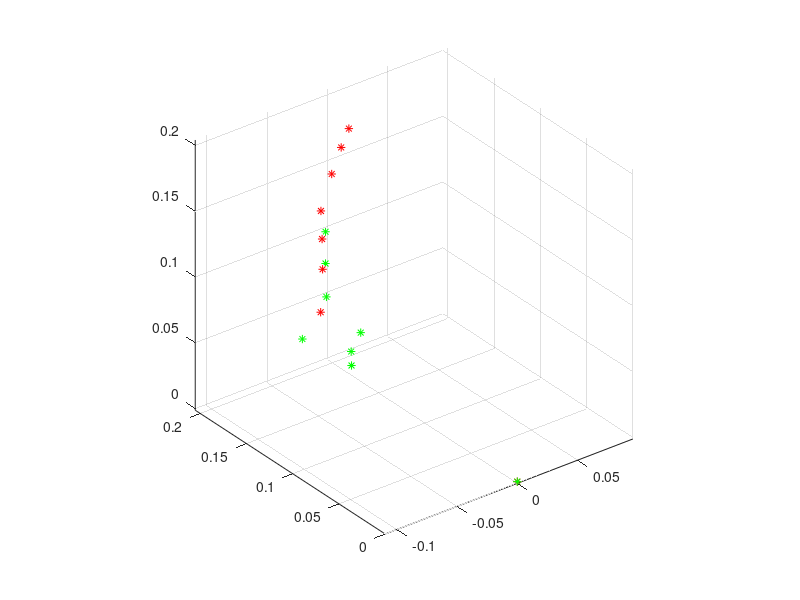
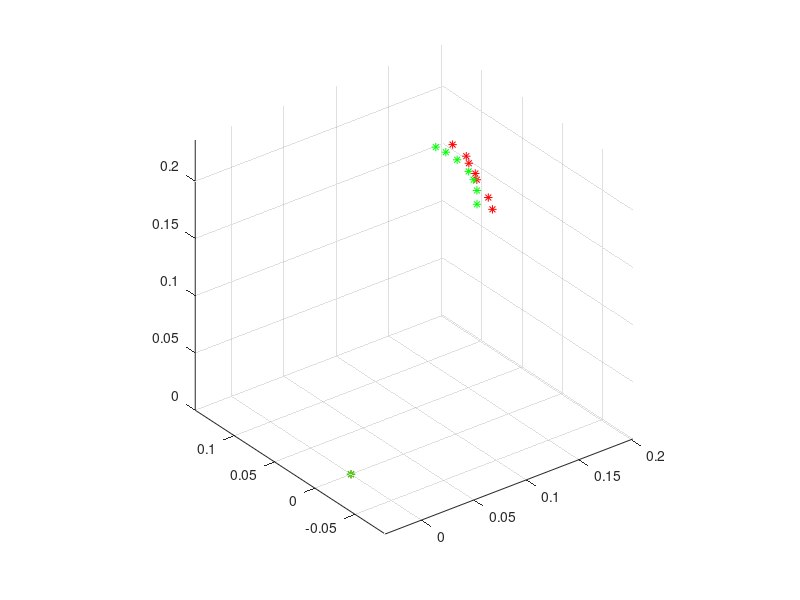
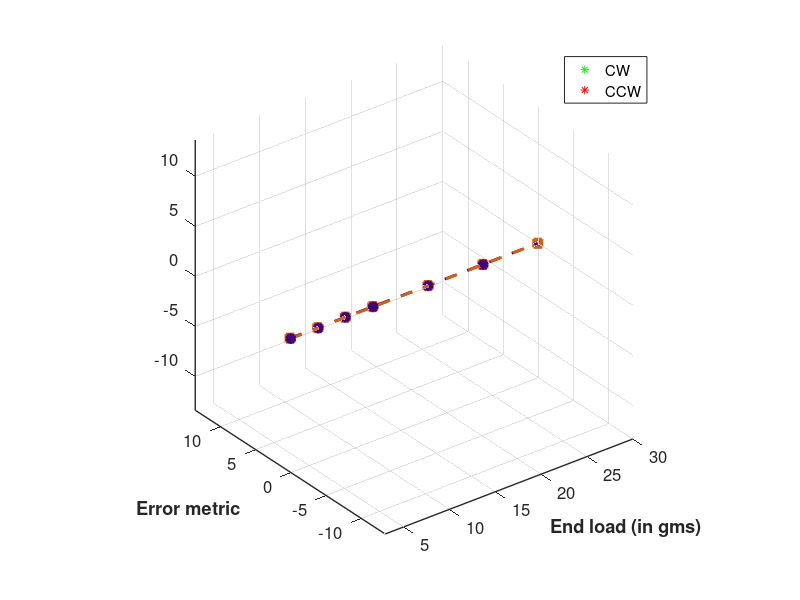

Reproduce these figures in MATLAB, in order. (Note: this script raises an error after producing the figures.)
%% plots for validation of BR2


%%
points23_0_exp = [0	0	0;
-0.0306024	0.1727272	0.0604365;-0.0244633	0.178634	0.088206;
-0.0227	0.1814789	0.1092783;-0.024343	0.1805933	0.1316017;
-0.0223002	0.1716121	0.1630818; -0.0205506	0.1636444	0.1863054;
-0.0189271	0.1574462	0.2028834];

plot3(points23_0_exp(:,1),points23_0_exp(:,2),points23_0_exp(:,3),'r*');
axis equal
grid on


points23_0_ana = [0 0 0;
                    .0041 -.1846 .0023;
                    .0066 -.1882 .0104;
                    .0168 -.1912 .0198;
                    -.0303 -.1929 .0307;
                    -.0042 -.2009 .0499;
                    -.0022 -.2045 .0729;
                    -.0015 -.2054 .0964];
                
hold on
plot3(points23_0_ana(:,1),-points23_0_ana(:,2),points23_0_ana(:,3),'g*');
axis equal
grid on

%%
figure
points23_15_exp = [0	0	0;
-0.1630855	0.0368062	0.1571631
-0.1583602	0.0358095	0.169612
-0.1538051	0.0441118	0.1829482
-0.1420859	0.0307518	0.1985911
-0.1337587	0.0279139	0.2117862
-0.1285504	0.0243064	0.2214444
-0.1202316	0.0304545	0.2316724
];

plot3(abs(points23_15_exp(:,1)),abs(points23_15_exp(:,2)),abs(points23_15_exp(:,3)),'r*');
axis equal
grid on


points23_15_ana = [0 0 0;
                    .1670 -.0611 .1491;
                    .1597 -.0517 .1680;
                    .1513 -.0448 .1835;
                    .1428 -.0399 .1960;
                    .1272 -.0339 .2144;
                    .1141 -.0309 .2270;
                    .1033 -.0293 .2360];
                
hold on
plot3(abs(points23_15_ana(:,1)),abs(-points23_15_ana(:,2)),abs(points23_15_ana(:,3)),'g*');
axis equal
grid on

%%  all exp _points (to get the correct rotation)
figure

exp = [-0.0306024	0.1727272	0.0604365;
    -0.0244633	0.178634	0.088206;
    -0.0227	0.1814789	0.1092783;
    -0.024343	0.1805933	0.1316017;
    -0.0223002	0.1716121	0.1630818;
    -0.0205506	0.1636444	0.1863054;
    -0.0189271	0.1574462	0.2028834;
    -0.1202316	0.0304545	0.2316724;
    -0.1285504	0.0243064	0.2214444;
    -0.1337587	0.0279139	0.2117862;
    -0.1420859	0.0307518	0.1985911;
    -0.1538051	0.0441118	0.1829482;
    -0.1583602	0.0358095	0.169612;
    -0.1630855	0.0368062	0.1571631;
    0.1264535	0.1120431	0.1452156;
    0.1282327	0.1008617	0.1606147;
    0.126563	0.0924117	0.1742245;
    0.1248174	0.0881865	0.1813351;
    0.1182115	0.0720074	0.2009757;
    0.1114727	0.0707196	0.2167776;
    0.1019627	0.0695889	0.2315108];

theta = 10;
RotZ = [cosd(theta) -sind(theta) 0;
    sind(theta) cosd(theta) 0 ;
    0 0 1];

exp_rot = exp*RotZ;

plot3(exp(:,1),exp(:,2),exp(:,3),'g*')
hold on
plot3(exp_rot(:,1),exp_rot(:,2),exp_rot(:,3),'r*')
axis equal
grid on


%% Plot for 23_15 actuation with loads

loads = [3:3:12 18:6:30];

analCW = [.1670 -.0611 .1491;
          .1597 -.0517 .1680;
          .1513 -.0448 .1835;
          .1428 -.0399 .1960;
          .1272 -.0339 .2144;
          .1141 -.0309 .2270;
          .1033 -.0293 .2360];
expCW = [0.1264535	0.1120431	0.1452156;
    0.1282327	0.1008617	0.1606147;
    0.126563	0.0924117	0.1742245;
    0.1248174	0.0881865	0.1813351;
    0.1182115	0.0720074	0.2009757;
    0.1114727	0.0707196	0.2167776;
    0.1019627	0.0695889	0.2315108];
expCCW = [   -0.1630855	0.0368062	0.1571631;
    -0.1583602	0.0358095	0.169612;
    -0.1538051	0.0441118	0.1829482;
    -0.1420859	0.0307518	0.1985911;
    -0.1337587	0.0279139	0.2117862;
    -0.1285504	0.0243064	0.2214444;
    -0.1202316	0.0304545	0.2316724];
theta = 10;
RotZ = [cosd(theta) -sind(theta) 0;
    sind(theta) cosd(theta) 0 ;
    0 0 1];
expCW = expCW*RotZ;
expCCW = expCCW*RotZ;
% expCW(:,1) = -1*expCW(:,1);
% figure
% plot3(analCW(:,1),-analCW(:,2),analCW(:,3),'r*');
% axis equal
% grid on
% hold on
% xlabel 'X'
% ylabel 'Y'
% zlabel 'Z'
% 
% 
% plot3(expCW(:,1),expCW(:,2),expCW(:,3),'g*');
% plot3(expCCW(:,1),expCCW(:,2),expCCW(:,3),'g*');
% plot3(-analCW(:,1),-analCW(:,2),analCW(:,3),'r*');

ED_expCW = expCW - [0 0 .31];
ED_expCCW = expCCW - [0 0 .31];
% Euclidean_dist = sqrt(cumsum(Euclidean_dist.^2,2));
% Euclidean_dist = Euclidean_dist(:,3)/1000;
ED_expCW = sqrt(cumsum(ED_expCW.^2,2));
ED_expCW = ED_expCW(:,3);

ED_expCCW = sqrt(cumsum(ED_expCCW.^2,2));
ED_expCCW = ED_expCCW(:,3);

errorCW=abs(expCW)-abs(analCW);

errorCW = sqrt(cumsum(errorCW.^2,2));

errorCW = errorCW(:,3)-.009525;% reducing by dia of one actuator


errorCCW=abs(expCCW)-abs(analCW);
errorCCW = sqrt(cumsum(errorCCW.^2,2));

errorCCW = errorCCW(:,3)-.009525; % reducing by dia of one actuator

% plot(loads,errorCW*100,'--s', 'Color',[63 0 125]/256,'LineWidth',2,...
%     'MarkerEdgeColor',[217 95 14]/256,...
%     'MarkerFaceColor',[217 95 14]/256);

plot(loads,errorCW./ED_expCW,'--s', 'Color',[63 0 125]/256,'LineWidth',2,...
    'MarkerEdgeColor',[217 95 14]/256,...
    'MarkerFaceColor',[217 95 14]/256);
hold on
% plot(loads,errorCCW*100,'--o','Color',[217 95 14]/256,'LineWidth',2,...
%     'MarkerEdgeColor',[63 0 125]/256,...
%     'MarkerFaceColor',[63 0 125]/256)

plot(loads,errorCCW./ED_expCCW,'--o','Color',[217 95 14]/256,'LineWidth',2,...
    'MarkerEdgeColor',[63 0 125]/256,...
    'MarkerFaceColor',[63 0 125]/256)

legend('CW','CCW')
xlabel ('End load (in gms)','FontSize',12,'FontWeight','bold')
% ylabel ('Error (in cm)','FontSize',12,'FontWeight','bold')
ylabel ('Error metric','FontSize',12,'FontWeight','bold')
xlim([3 30])
set(gca,'linewidth',1,'FontSize',12)

grid on
font_size = 12;
f_width = 4.5;
f_height = 4.5;
font_rate=10/font_size;
set(gcf,'Position',[100   200   round(f_width*font_rate*144)   round(f_height*font_rate*144)])

    

 %% Plots for validation
 clear all
 close all
 load Anal_3gms.mat;
 load Exp_3gms.mat;
 Exp_3gms = [Exp_3gms_rot(:,2) Exp_3gms_rot(:,1) Exp_3gms_rot(:,3)];
% plot3(abs(end_position(:,3)),abs(end_position(:,4)),abs(end_position(:,5)),'r*');
% hold on
% plot3(abs(Exp_3gms(:,1)/1000),abs(Exp_3gms(:,2)/1000),abs(Exp_3gms(:,3)/1000),'g*')
% axis equal
% grid on
% xlabel 'X'
% ylabel 'Y'
% zlabel 'Z'

Euclidean_dist = Exp_3gms - [ 0 0 310] ;
Euclidean_dist = sqrt(cumsum(Euclidean_dist.^2,2));
Euclidean_dist = Euclidean_dist(:,3)/1000;

error = abs(end_position(:,3:5)) - abs(Exp_3gms/1000);

error = sqrt(cumsum(error.^2,2));

error = error(:,3)-9.525e-3;

error(error<0) = 0.000;

edges = [ 0:0.1:.7];

% divided by euclidean distance
hist1 = histogram(error./Euclidean_dist,edges,'FaceColor',[28 144 153]/256);
hist1.NumBins = 7;
hist1.FaceAlpha = 0.8;

xlabel ('Error metric','FontSize',12,'FontWeight','bold')
ylabel ('Count','FontSize',12,'FontWeight','bold')
xlim([0 .7])
set(gca,'linewidth',1,'FontSize',12)


font_size = 12;
f_width = 4;
f_height = 4;
font_rate=10/font_size;
set(gcf,'Position',[100   200   round(f_width*font_rate*144)   round(f_height*font_rate*144)])

 


%% 

 clear all
 close all
 load Anal_3gms.mat;
 load Exp_3gms.mat;
 
 
 plot3(Exp_3gms_rot(:,2)/1000,-Exp_3gms_rot(:,1)/1000,Exp_3gms_rot(:,3)/1000,'cs');
 hold on
 plot3(end_position(:,3),end_position(:,4),end_position(:,5),'g*')
 axis equal
 grid on
 
    



    

    

    

    
    








